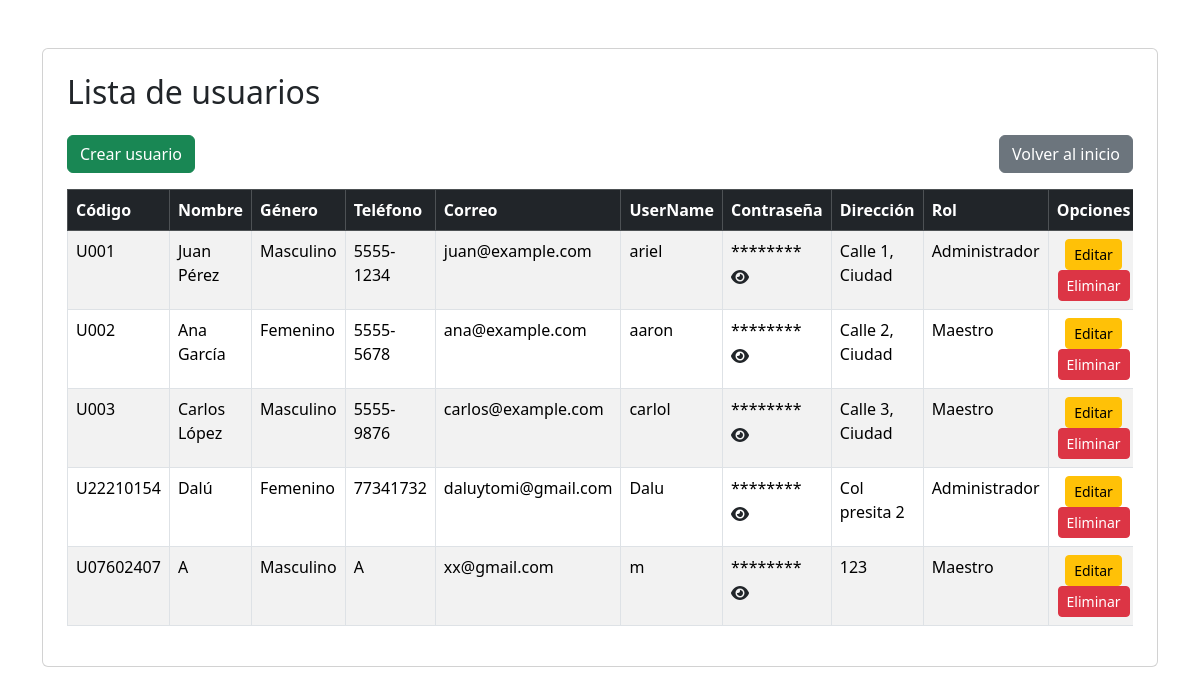
The app's page /PuellaSchool/views/user/userIndex.php (signed in) with its own data.
### tables this page shows
CREATE TABLE `tbl_user` (
  `UserID` int NOT NULL AUTO_INCREMENT,
  `userCode` varchar(10) NOT NULL,
  `userName` varchar(255) NOT NULL,
  `userGender` varchar(50) NOT NULL,
  `userPhone` varchar(50) NOT NULL,
  `userEmail` varchar(100) NOT NULL,
  `userNickname` varchar(25) NOT NULL,
  `userPassword` varchar(500) NOT NULL,
  `userAddress` varchar(255) NOT NULL,
  `RolID` int DEFAULT NULL,
  PRIMARY KEY (`UserID`),
  UNIQUE KEY `userCode` (`userCode`),
  KEY `RolID` (`RolID`),
  CONSTRAINT `tbl_user_ibfk_1` FOREIGN KEY (`RolID`) REFERENCES `tbl_role` (`RolID`) ON DELETE SET NULL
);

CREATE TABLE `tbl_role` (
  `RolID` int NOT NULL AUTO_INCREMENT,
  `rolName` varchar(50) NOT NULL,
  `rolInfo` varchar(255) NOT NULL,
  PRIMARY KEY (`RolID`)
);

### PuellaSchool/controllers/userController.php (called while the page is built, shortened)
<?php
require_once(dirname(__FILE__) . "/../conf/database.php");
require_once(dirname(__FILE__) . "/../models/userModel.php");
class UserController
{
    private $user;
    public function __construct()
    {
        $database = new Database();
        $this->db = $database->getConnection();
        $this->user = new UserModel($this->db);
    }
    public function index()
    {
        $result = $this->user->getUsers();
        $users = $result->fetchAll(PDO::FETCH_ASSOC);
        include(dirname(__FILE__) . '/../views/user/userList.php');
    }
}

### PuellaSchool/conf/database.php (called while the page is built, shortened)
<?php
    class Database{
        private $host = "localhost";
        private $database = "PuellaSchoolDB";
        private $user = "root";
        private $password = "123123";
        public function getConnection(){
            $this->conn = null;
            try{
                $this->conn = new PDO("mysql:host=".$this->host.";dbname=".$this->database, $this->user, $this->password);
                $this->conn->exec("set names utf8");
            }catch(PDOException $ex){
                echo"Connection error: ".$ex->getMessage();
                die();
            }
            return $this->conn;
        }
    }
?>

### PuellaSchool/models/userModel.php (called while the page is built, shortened)
<?php
class UserModel
{
    private $conn;
    public function __construct($db)
    {
        $this->conn = $db;
    }
    public function getUsers()
    {
        $query = "CALL sp_SelectUsers();";
        $result = $this->conn->prepare($query);
        $result->execute();
        return $result;
    }
}
?>

### PuellaSchool/views/user/userList.php (the view, shortened to what this page needs)
<!DOCTYPE html>
<html lang="en">
<head>
    <link href="https://cdn.jsdelivr.net/npm/bootstrap@5.3.3/dist/css/bootstrap.min.css" rel="stylesheet">
    <link href="https://cdnjs.cloudflare.com/ajax/libs/font-awesome/6.4.0/css/all.min.css" rel="stylesheet">
</head>
<body>
    <div class="container">
        <div class="card mt-5 p-4">
            <h2 class="mb-4">Lista de usuarios</h2>
            <div class="d-flex justify-content-between mb-3">
                <a href="./userIndex.php?action=create" class="btn btn-success">Crear usuario</a>
                <a href="../dist/pages/index.php" class="btn btn-secondary">Volver al inicio</a>
            </div>
            <div class="table-responsive">
                <table class="table table-striped table-bordered">
                    <thead class="table-dark">
                        <tr>
                            <th scope="col">Código</th>
                            <th scope="col">Nombre</th>
                            <th scope="col">Género</th>
                            <th scope="col">Teléfono</th>
                            <th scope="col">Correo</th>
                            <th scope="col">UserName</th>
                            <th scope="col">Contraseña</th>
                            <th scope="col">Dirección</th>
                            <th scope="col">Rol</th>
                            <th scope="col" class="text-center">Opciones</th>
                        </tr>
                    </thead>
                    <tbody>
                        <?php foreach ($users as $user) : ?>
                            <tr>
                                <td><?= htmlspecialchars($user['userCode']); ?></td>
                                <td><?= htmlspecialchars($user['userName']); ?></td>
                                <td><?= htmlspecialchars($user['userGender']); ?></td>
                                <td><?= htmlspecialchars($user['userPhone']); ?></td>
                                <td><?= htmlspecialchars($user['userEmail']); ?></td>
                                <td><?= htmlspecialchars($user['userNickname']); ?></td>
                                <td>
                                    <span id="password-<?= $user['UserID'] ?>" class="password-value">********</span>
                                    <button type="button" class="btn password-toggle" onclick="togglePassword(<?= $user['UserID'] ?>)">
                                        <i id="password-icon-<?= $user['UserID'] ?>" class="fas fa-eye"></i>
                                    </button>
                                </td>
                                <td><?= htmlspecialchars($user['userAddress']); ?></td>
                                <td><?= htmlspecialchars($user['rolName']); ?></td>
                                <td class="text-center">
                                    <a href="userIndex.php?action=edit&id=<?= $user['UserID'] ?>" class="btn btn-warning btn-sm">Editar</a>
                                    <a href="userIndex.php?action=delete&id=<?= $user['UserID'] ?>" class="btn btn-danger btn-sm">Eliminar</a>
                                </td>
                            </tr>
                        <?php endforeach; ?>
                    </tbody>
                </table>
            </div>
        </div>
    </div>
</body>
</html>

### PuellaSchool/views/user/userList.php (style rules this page uses)
.password-toggle { cursor: pointer; background: none; border: none; padding: 0; }

### records on screen
tbl_user: userCode "U001", userName "Juan Pérez", userGender "Masculino", userPhone "5555-1234", userEmail "juan@example.com", userNickname "ariel", userAddress "Calle 1, Ciudad", RolID.rolName "Administrador"
tbl_user: userCode "U002", userName "Ana García", userGender "Femenino", userPhone "5555-5678", userEmail "ana@example.com", userNickname "aaron", userAddress "Calle 2, Ciudad", RolID.rolName "Maestro"
tbl_user: userCode "U003", userName "Carlos López", userGender "Masculino", userPhone "5555-9876", userEmail "carlos@example.com", userNickname "carlol", userAddress "Calle 3, Ciudad", RolID.rolName "Maestro"
tbl_user: userCode "U22210154", userName "Dalú", userGender "Femenino", userPhone "77341732", userEmail "daluytomi@gmail.com", userNickname "Dalu", userAddress "Col presita 2", RolID.rolName "Administrador"
tbl_user: userCode "U07602407", userName "A", userGender "Masculino", userPhone "A", userEmail "xx@gmail.com", userNickname "m", userAddress "123", RolID.rolName "Maestro"
